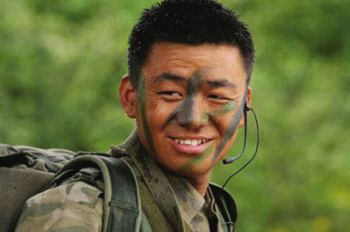
#> input picture apps/openCV/openCV_学习代码/cp04_人脸识别/data/bao.jpeg, 350 x 232 px
$ python 'c2_人脸检测_涂抹马赛克_.py'
#> lines starting #> are read from the running program, lines starting #| are printed output that depends on the picture; after the words box and inside, x2 and y2 are one past the last pixel; in counts of white or black regions, pixels touching at a corner belong together
# coding:utf-8
# Author:mylady
# Datetime:2023/3/28 13:20
import numpy as np
import cv2


def test_1():
    img = cv2.imread('./data/bao.jpeg')
    # 1、人为人脸定位
    # 人脸左上角坐标（143，42）；右下角（239，164）（x,y）(宽度、高度)

    # 2、切片获取人脸
    face = img[42:164, 138:244]

    # 3、间隔切片，重复，切片，赋值
    face = face[::7, ::7]  # 每7个中取出一个像素，马赛克
    face = np.repeat(face, 7, axis=0)  # 行方向重复10次
    face = np.repeat(face, 7, axis=1)  # 列方向上重复10次
    img[42:164, 138:244] = face[:122, :106]  # 填充，尺寸一致

    # 4、显示
    cv2.imshow('bao', img)
    cv2.waitKey(0)
    cv2.destroyAllWindows()
    pass


# 实现二
def test_2():
    img = cv2.imread('./data/bao.jpeg')
#> img is the input picture: shape (232, 350, 3); mean B, G, R 57.5, 105.6, 100.9

    # 使用人脸检测, 然后涂抹马赛克
    face_detector = cv2.CascadeClassifier('./data/haarcascade_frontalface_alt.xml')
    gray = cv2.cvtColor(img, code=cv2.COLOR_BGR2GRAY)
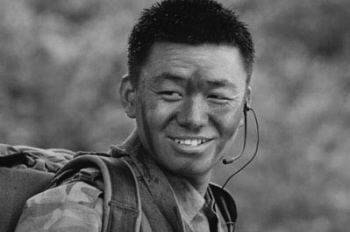
#> gray: shape (232, 350); min 3, max 213, mean 98.7
    faces = face_detector.detectMultiScale(gray)
#> faces = [[125, 38, 133, 133]]
    for x, y, w, h in faces:
        # 图片：高度、宽度、像素
        face = img[y:y + h, x:x + w]  # x 横坐标，宽度；y 纵坐标，高度
        face = face[::10, ::10]  # 信息缺失的人脸，模糊人脸
        # # face = cv2.resize(face,dsize = (w,h))
        # face = np.repeat(face,10,axis = 0)
        # face = np.repeat(face, 10, axis=1)
        # img[y:y+h,x:x+w] = face[:h,:w] # 10个中取一个像素，信息变少了
        h2, w2 = face.shape[:2]
        for i in range(h2):
            for j in range(w2):
                # 切片
                # i = 0 y:y+10
                # i = 1 y+10:y+20
                img[i * 10 + y:(i + 1) * 10 + y, j * 10 + x:(j + 1) * 10 + x] = face[i, j]  # 一个像素抵十个像素进行替换
#> this loop made 1 pass
#> (x, y, w, h, h2, w2) on pass 1: (125, 38, 133, 133, 14, 14)
#> pass 1, in test_2, `face = img[y:y + h, x:x + w]`:
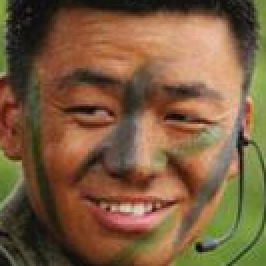
#> face: shape (133, 133, 3) (shown 2 times larger); mean B, G, R 62.9, 92.7, 123.1
#> after the loop:
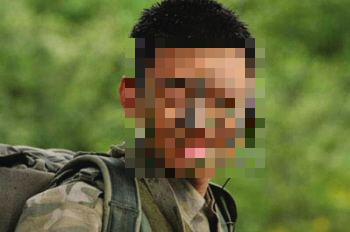
#> img: shape (232, 350, 3); mean B, G, R 57.1, 104.9, 100.2

    cv2.imshow('face', img)
    cv2.waitKey(0)
    cv2.destroyAllWindows()

    pass


def main():
    test_2()
    pass


if __name__ == '__main__':
    main()

$ run again, with apps/openCV/openCV_学习代码/cp04_人脸识别/data/fakeface.jpeg copied over apps/openCV/openCV_学习代码/cp04_人脸识别/data/bao.jpeg
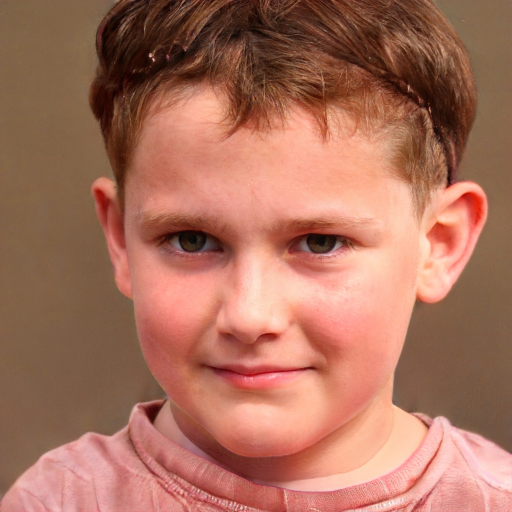
#> input picture apps/openCV/openCV_学习代码/cp04_人脸识别/data/fakeface.jpeg, 1024 x 1024 px (shown at 1/2 size)
#> in test_2, img is the input picture: shape (1024, 1024, 3); mean B, G, R 92.8, 112.6, 169.6
#> faces = [[170, 231, 669, 669]]
#> the loop in test_2, `for x, y, w, h in faces:` made 1 pass
#> (x, y, w, h, h2, w2) on pass 1: (170, 231, 669, 669, 67, 67)
#> pass 1, in test_2, `face = face[::10, ::10]`:
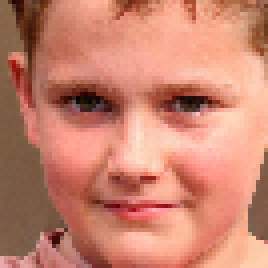
#> face: shape (67, 67, 3) (shown 4 times larger); mean B, G, R 110.8, 131.4, 201.6
#> after the loop in test_2, `for x, y, w, h in faces:`:
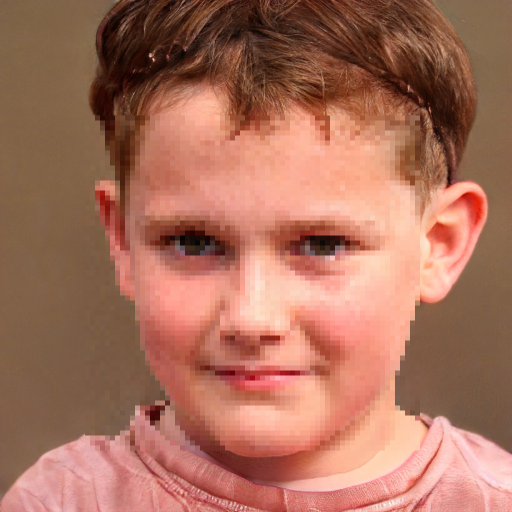
#> img: shape (1024, 1024, 3) (shown at 1/2 size); mean B, G, R 92.7, 112.4, 169.4
